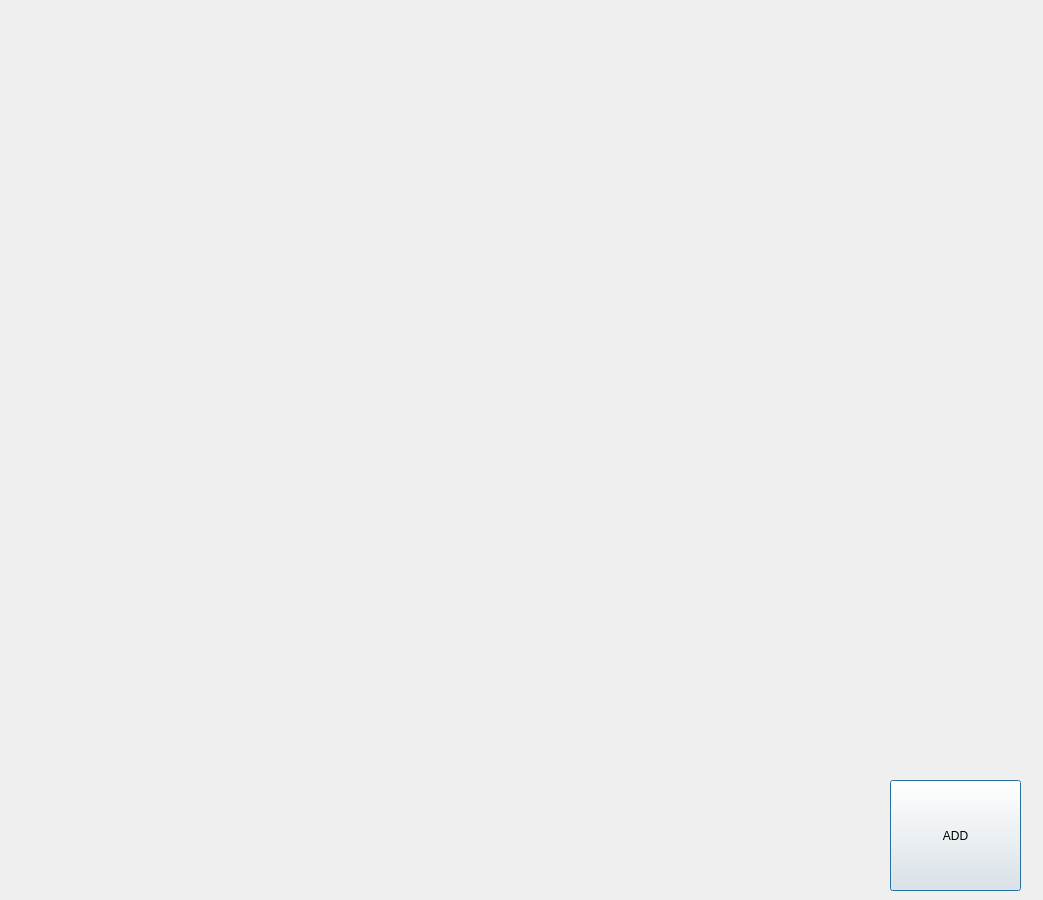
<?xml version="1.0" encoding="UTF-8"?>
<ui version="4.0">
 <class>Dialog</class>
 <widget class="QDialog" name="Dialog">
  <property name="geometry">
   <rect>
    <x>0</x>
    <y>0</y>
    <width>1043</width>
    <height>900</height>
   </rect>
  </property>
  <property name="windowTitle">
   <string>Dialog</string>
  </property>
  <widget class="QWidget" name="gridLayoutWidget">
   <property name="geometry">
    <rect>
     <x>10</x>
     <y>30</y>
     <width>1001</width>
     <height>161</height>
    </rect>
   </property>
   <layout class="QGridLayout" name="gridLayout"/>
  </widget>
  <widget class="QLabel" name="label">
   <property name="geometry">
    <rect>
     <x>10</x>
     <y>200</y>
     <width>871</width>
     <height>681</height>
    </rect>
   </property>
   <property name="text">
    <string/>
   </property>
  </widget>
  <widget class="QPushButton" name="pushButton">
   <property name="geometry">
    <rect>
     <x>890</x>
     <y>780</y>
     <width>131</width>
     <height>111</height>
    </rect>
   </property>
   <property name="text">
    <string>ADD</string>
   </property>
  </widget>
 </widget>
 <resources/>
 <connections/>
</ui>
